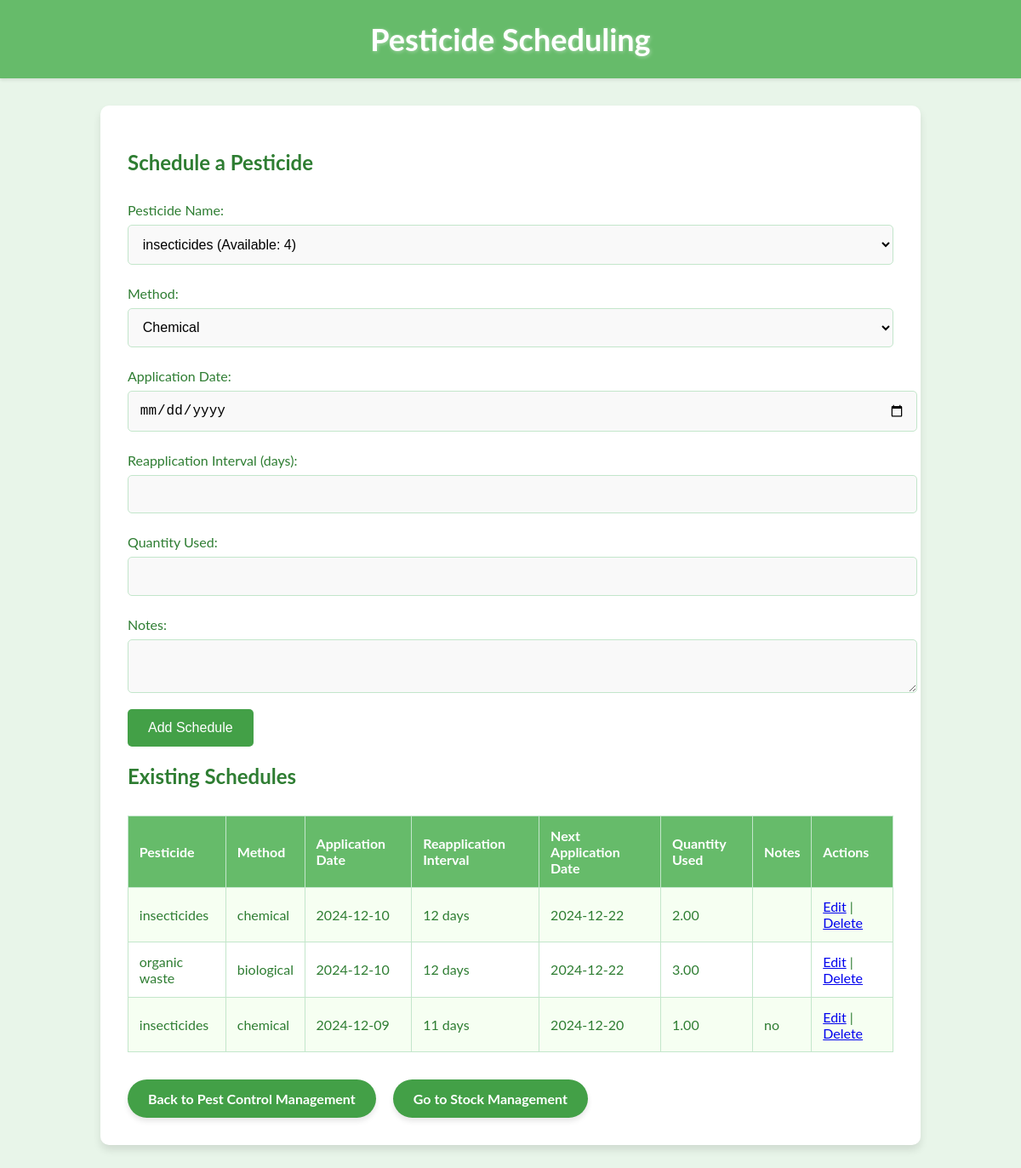
/pest_control_management/pesticide_schedule.php, run on an earlier commit of the app's database.
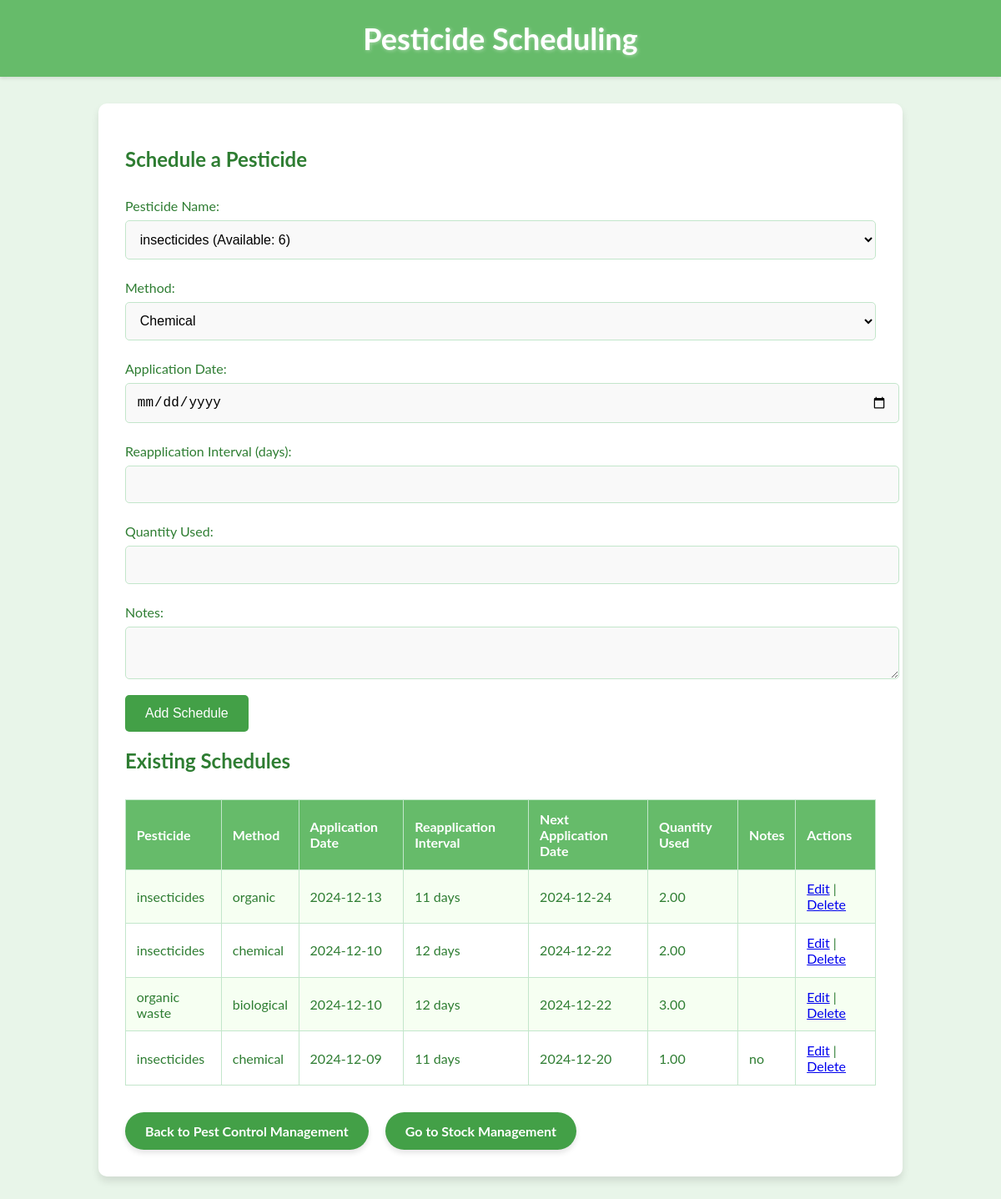
And on a later commit of the database.
### tables this page shows
CREATE TABLE `pesticide_schedule` (
  `id` int NOT NULL,
  `pesticide_name` varchar(100) NOT NULL,
  `method` varchar(50) NOT NULL,
  `application_date` date NOT NULL,
  `reapplication_interval` int NOT NULL,
  `next_application_date` date NOT NULL,
  `notes` text,
  `quantity_used` decimal(10,2) NOT NULL
);

### pest_control_management/pesticide_schedule.php (the view, shortened to what this page needs)
<?php
include 'db.php';
$schedules = $pdo->query("SELECT * FROM pesticide_schedule ORDER BY application_date DESC")->fetchAll(PDO::FETCH_ASSOC);
$available_stock = $pdo->query("SELECT item_name, quantity FROM stock_management ORDER BY item_name ASC")->fetchAll(PDO::FETCH_ASSOC);
?>
<!DOCTYPE html>
<html lang="en">
<head>
</head>
<body>
    <header>
        <h1>Pesticide Scheduling</h1>
    </header>
    <main>
        <h2>Schedule a Pesticide</h2>
        <form method="POST">
            <label>Pesticide Name:</label>
            <select name="pesticide_name" required>
                <?php foreach ($available_stock as $stock): ?>
                    <option value="<?= htmlspecialchars($stock['item_name']) ?>"><?= htmlspecialchars($stock['item_name']) ?> (Available: <?= htmlspecialchars($stock['quantity']) ?>)</option>
                <?php endforeach; ?>
            </select>
            <label>Method:</label>
            <select name="method" required>
                <option value="chemical">Chemical</option>
            </select>
            <label>Application Date:</label>
            <input type="date" name="application_date" required>
            <label>Reapplication Interval (days):</label>
            <input type="number" name="reapplication_interval" required>
            <label>Quantity Used:</label>
            <input type="number" name="quantity_used" required>
            <label>Notes:</label>
            <textarea name="notes"></textarea>
            <button type="submit">Add Schedule</button>
        </form>
        <h2>Existing Schedules</h2>
        <table>
            <tr>
                <th>Pesticide</th>
                <th>Method</th>
                <th>Application Date</th>
                <th>Reapplication Interval</th>
                <th>Next Application Date</th>
                <th>Quantity Used</th>
                <th>Notes</th>
                <th>Actions</th>
            </tr>
            <?php foreach ($schedules as $schedule): ?>
            <tr>
                <td><?= htmlspecialchars($schedule['pesticide_name']) ?></td>
                <td><?= htmlspecialchars($schedule['method']) ?></td>
                <td><?= htmlspecialchars($schedule['application_date']) ?></td>
                <td><?= htmlspecialchars($schedule['reapplication_interval']) ?> days</td>
                <td><?= htmlspecialchars($schedule['next_application_date']) ?></td>
                <td><?= htmlspecialchars($schedule['quantity_used']) ?></td>
                <td><?= htmlspecialchars($schedule['notes']) ?></td>
                <td>
                    <a href="pesticide_edit.php?id=<?= $schedule['id'] ?>">Edit</a> |
                    <a href="pesticide_delete.php?id=<?= $schedule['id'] ?>" onclick="return confirm('Are you sure?')">Delete</a>
                </td>
            </tr>
            <?php endforeach; ?>
        </table>
        <a href="index.php" class="back-link">Back to Pest Control Management</a>
        <a href="stock_management.php" class="back-link">Go to Stock Management</a>
    </main>
</body>
</html>

What changed in the data, as far as the page shows it:
added pesticide_schedule: pesticide_name "insecticides", method "organic", application_date "2024-12-13", reapplication_interval "11", next_application_date "2024-12-24", quantity_used "2.00"
Also different on the page:
form field pesticide_name: "insecticides (Available: 4)" → "insecticides (Available: 6)"
